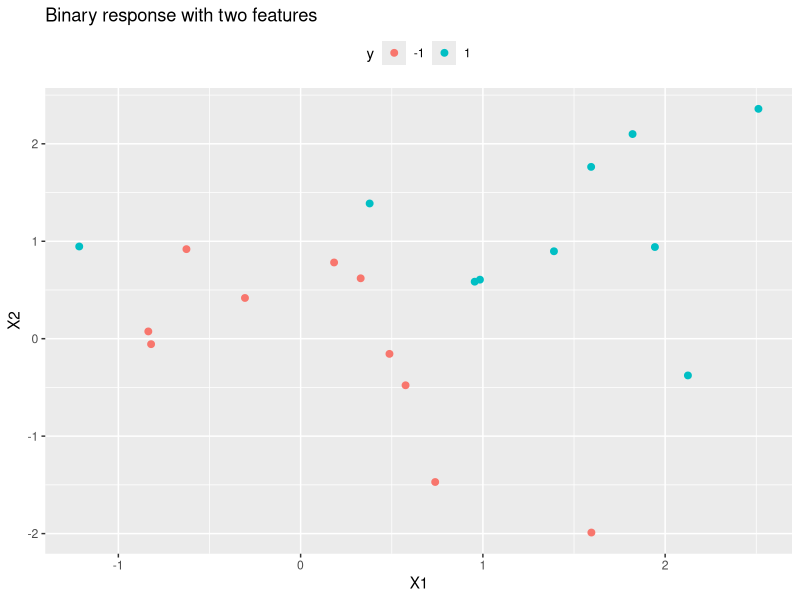
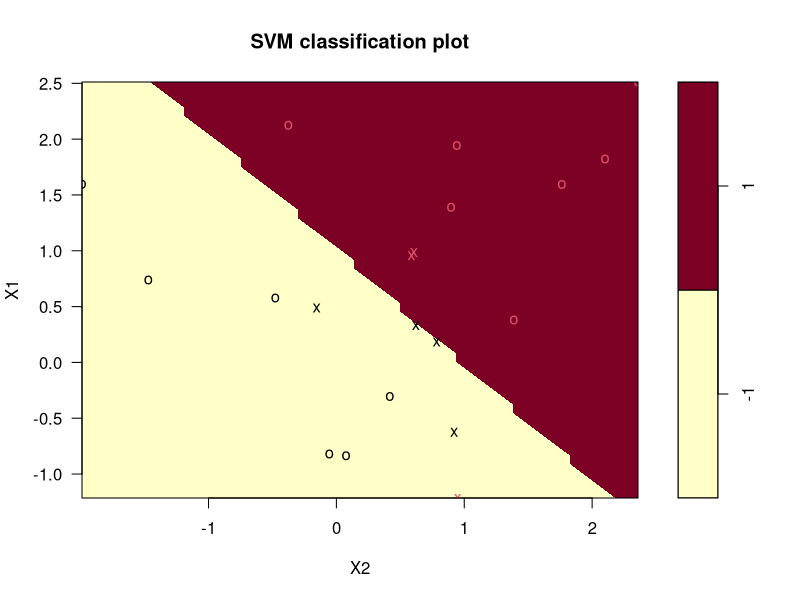
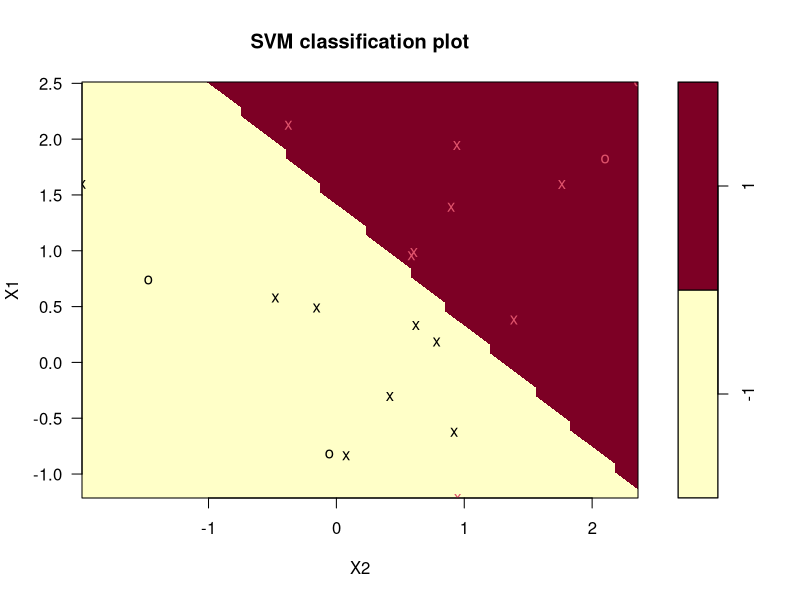
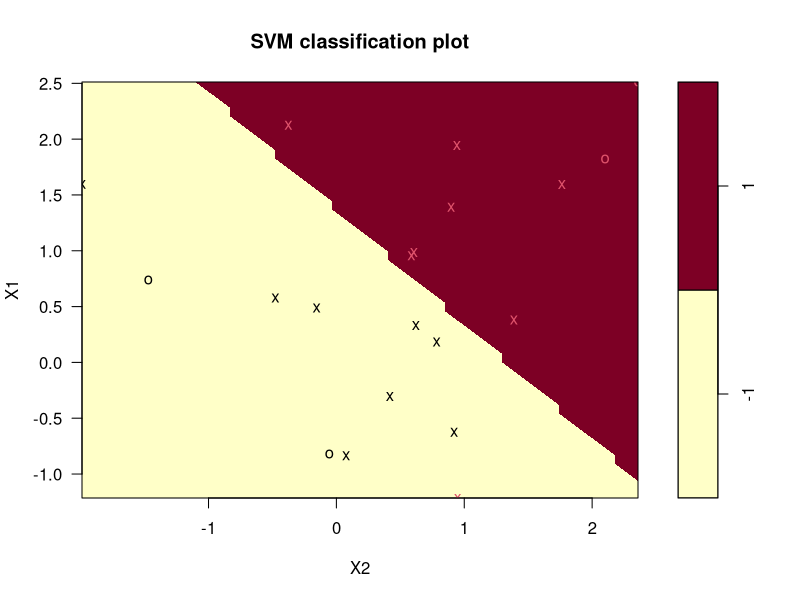
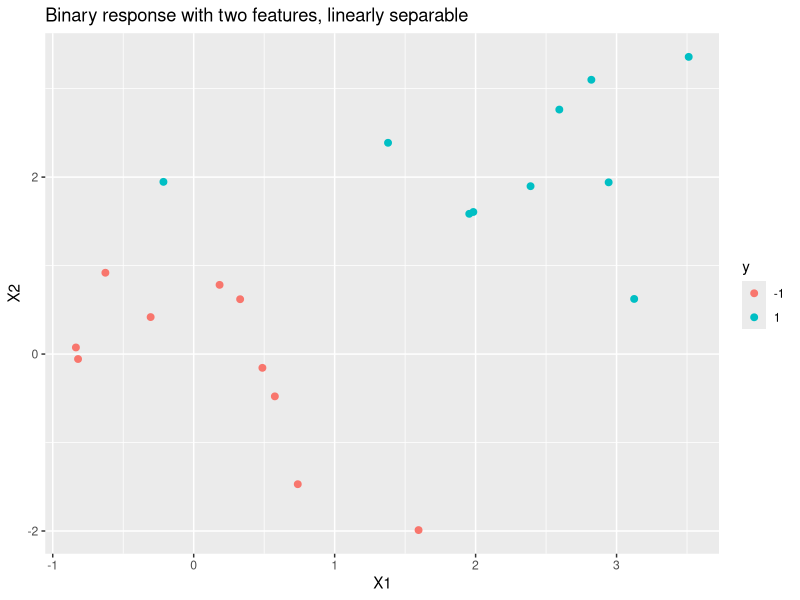
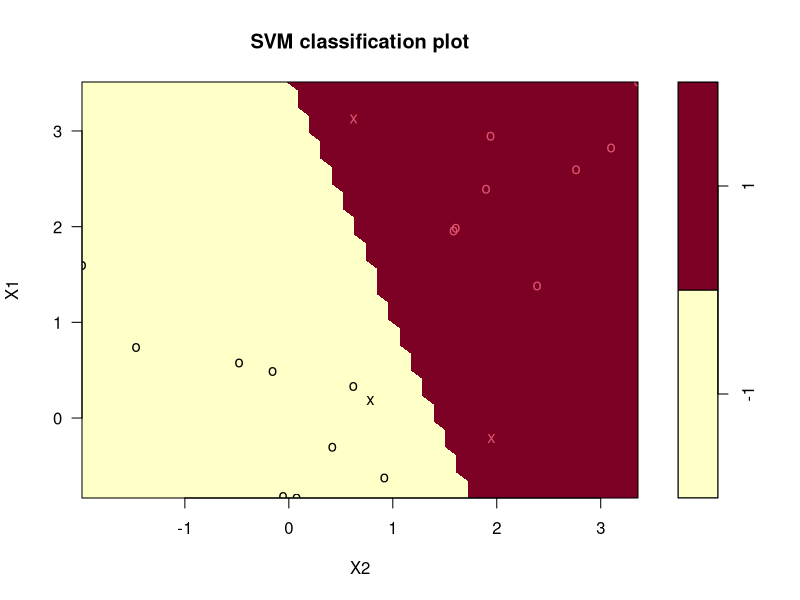
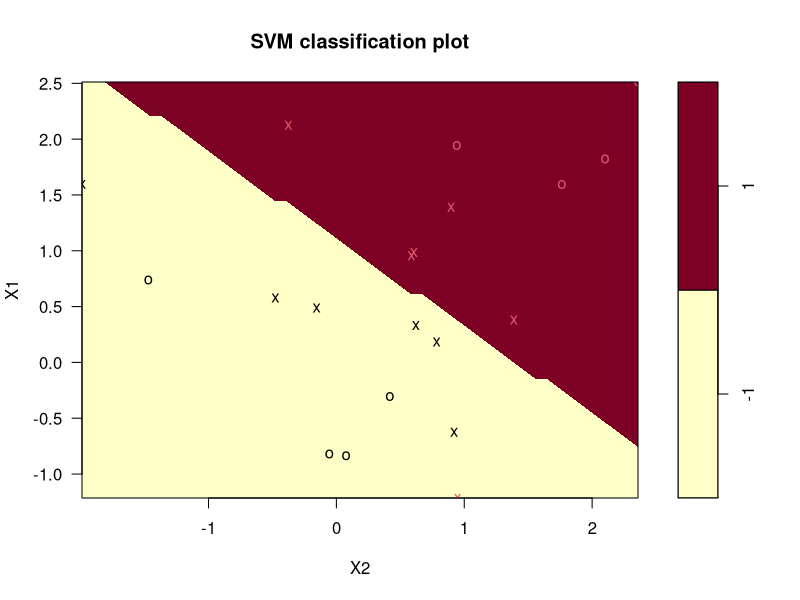

Source code (R) for these figures, in order:
## ---- chunk 1
library(tidyverse)
set.seed(1)
x <- matrix(rnorm (20*2), ncol=2)
y <- c(rep(-1, 10), rep(1, 10))
x[y==1, ] <- x[y==1, ] + 1
train_data <- data.frame(x, y)
train_data$y <- as.factor(y)
## ---- chunk 2
ggplot(train_data, aes(x = X1, y = X2, color = y)) +
  geom_point(size = 2) +
  labs(title = "Binary response with two features") +
  theme(legend.position = "top")
## ---- chunk 3
library(e1071)
m <- svm(
  y ~ ., 
  data = train_data,
  kernel = "linear",
  type = "C-classification",  # (default) for classification
  cost = 10,  # default is 1
  scale = FALSE  # do not standardize features
)
plot(m, train_data)
## ---- chunk 4
m$index
## ---- chunk 5
summary(m)
## ---- chunk 6
m <- svm(
  y ~ ., 
  data = train_data,
  kernel = "linear",
  type = "C-classification",  
  cost = 0.1,
  scale = FALSE
)
plot(m, train_data)
## ---- chunk 7
set.seed(1)
m_tune <- tune(
  svm,
  y ~ .,
  data = train_data,
  kernel ="linear",
  ranges = list(cost = c(0.001, 0.01, 0.1, 1, 5, 10, 100))
)
summary(m_tune)
## ---- chunk 8
m_best <- m_tune$best.model
summary(m_best)
## ---- chunk 9
plot(m_best, train_data)
## ---- chunk 10
train_data_2 <- train_data %>% 
  mutate(
    X1 = X1 + ifelse(y==1, 1.0, 0),
    X2 = X2 + ifelse(y==1, 1.0, 0)
  )
ggplot(train_data_2, aes(x = X1, y = X2, color = y)) +
  geom_point(size = 2) +
  labs(title = "Binary response with two features, linearly separable")
## ---- chunk 11
m2 <- svm(
  y ~ ., 
  data = train_data_2,
  kernel = "linear",
  cost = 1e5,
  scale = FALSE  # do not standardize features
)
plot(m2, train_data_2)
summary(m2)
## ---- chunk 12
set.seed(1)
m3_tune <- tune(
  svm,
  y ~ .,
  data = train_data,
  kernel ="polynomial",
  ranges = list(
    cost = c(0.001, 0.01, 0.1, 1, 5, 10, 100),
    degree = c(1, 2, 3)
  )
)
summary(m3_tune)
## ---- chunk 13
m3_best <- m3_tune$best.model
summary(m3_best)
## ---- chunk 14
plot(m3_best, train_data)
## ---- chunk 15
library(caret)
library(kernlab)

train_data_3 <- train_data %>%
  mutate(y = factor(y, labels = c("A", "B")))

m4 <- train(
  y ~ .,
  data = train_data_3,
  method = "svmPoly",
  preProcess = c("center", "scale"),
  trControl = trainControl(
    method = "cv",
    number = 5,
    summaryFunction = twoClassSummary,	# Use AUC to pick the best model
    classProbs=TRUE
  )
)

m4$bestTune
## ---- chunk 16
#plot(m4)
